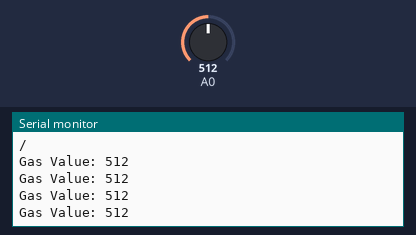
Bench run of a sketch on a simulated ESP8266 (NodeMCU). Shown: the last lines printed to the serial monitor. The inputs (shaded band) are chosen by the test bench; at power-on: A0 = 512. WiFi joins after 1.5 s; servers stay silent unless stated.

Above: at 2.7 s.
2.8 s: A0 set to 490
At 3.21 s:
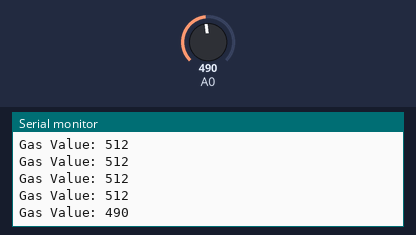
4.3 s: A0 set to 510
At 4.41 s:
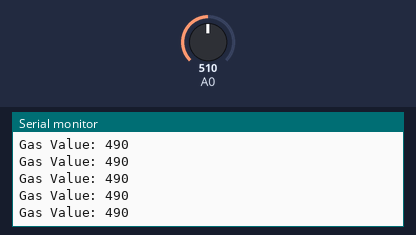
Timing chart, 0 to 7.3 s (numbered marks = the images above; inputs shaded):
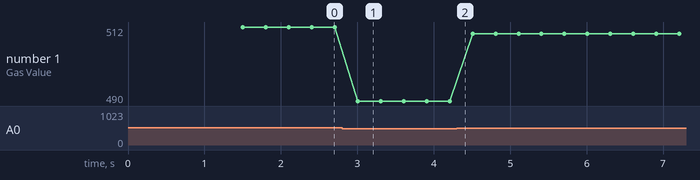

The sketch:

anna_university.ino
```cpp
#include <ESP8266WiFi.h>
#include <WiFiClient.h>
#include <ThingSpeak.h>
int gasPin = D0;

unsigned long myChannelNumber =  958417; //Your Channel Number (Without Brackets)
const char * myWriteAPIKey = "S777Y636BRZFUS9M"; //Your Write API Key
const char* ssid = "Pantech Thillainagar";    //  Your Wi-Fi Name
const char* password = "pantechtry";   // Wi-Fi Password
WiFiServer server(80); // server 80 used for Input-Output purpose
WiFiClient client;

 void setup()
{
 pinMode(gasPin,INPUT);

  Serial.begin(115200);
  Serial.print("Connecting to the Newtork");
  WiFi.begin(ssid, password);  //connect to wifi
  ThingSpeak.begin(client);
    while (WiFi.status() != WL_CONNECTED)
    {
    delay(500);
    Serial.print(".");
    }
  Serial.println("WiFi connected");
  server.begin();  // Starts the Server
  Serial.println("Server started");
  Serial.print("IP Address of network: "); // will IP address on Serial Monitor
  Serial.println(WiFi.localIP());
  Serial.println("/");
}

void loop()
{
 int gasValue = analogRead(gasPin);


 Serial.print("Gas Value: ");
 Serial.println(gasValue);


 ThingSpeak.writeField(myChannelNumber, 1,gasValue, myWriteAPIKey);

 WiFiClient client = server.available();
  if (!client)
  {
    return;
  }
 // Serial.println("Waiting for new client");
  while(!client.available())
  {
    delay(1);
  }


  String request = client.readStringUntil('\n'); //reads the first line of request
  //Serial.println(request);
  client.flush(); //erase other lines


//*------------------HTML Page Code---------------------*//

  client.println("HTTP/1.1 200 OK");
  client.println("Content-Type: text/html");
  client.println("");
  client.println("<!DOCTYPE HTML>");
  client.println("<html>");
  client.println("Status: ");
  client.print("<br><br>");
  client.println(gasValue);

  if(gasValue>500) {
  client.print(" Attention!");
  Serial.println("Attention!");
  }
  else                       {
  client.print(" No Risk Found!");
  Serial.println("No Risk Found!");
  }

  delay(1);
  Serial.println("Client disonnected");
  Serial.println("");
}
```

Measured:
- after the input at 2.8 s, the serial monitor: prints a new line after 0.21 s (image 1)
- plotted number 1: 512 → 490 after the input at 2.8 s, 490 → 510 after the input at 4.3 s
